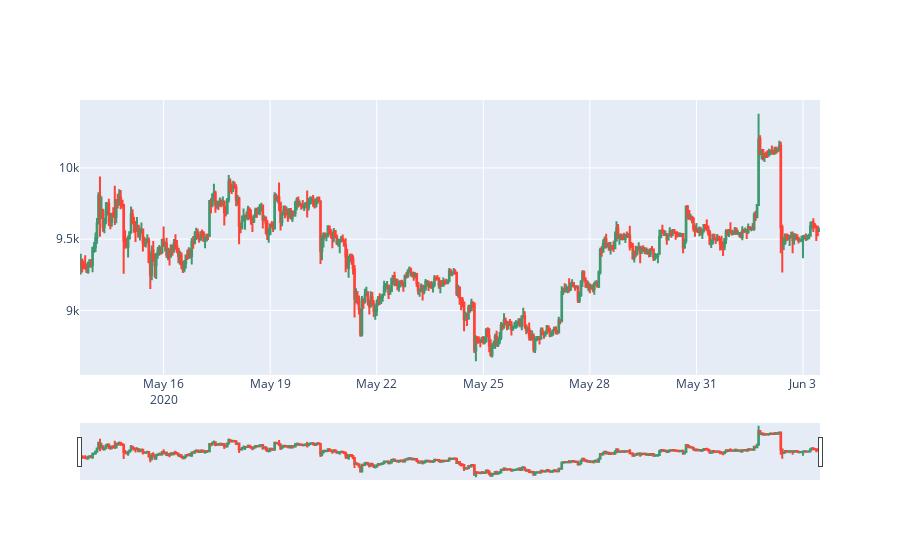

This figure's notebook cell:
### Code cell
fig = go.Figure(data=[go.Candlestick(x=df_BTCUSDT_1hour.index,
                open=df_BTCUSDT_1hour['Open'],
                high=df_BTCUSDT_1hour['High'],
                low=df_BTCUSDT_1hour['Low'],
                close=df_BTCUSDT_1hour['Close'])])

fig.show()

### Figure 1 — Plotly figure (JSON) as saved in the notebook; plotly's stock layout.template omitted (floating-point values rounded to 4 significant figures; data arrays with more than 128 entries replaced by an {"elided": "..."} marker saying what was removed)
{"data": [{"close": {"elided": "500 str values"}, "high": {"elided": "500 str values"}, "low": {"elided": "500 str values"}, "open": {"elided": "500 str values"}, "type": "candlestick", "x": {"elided": "500 str values"}}], "layout": {}}
